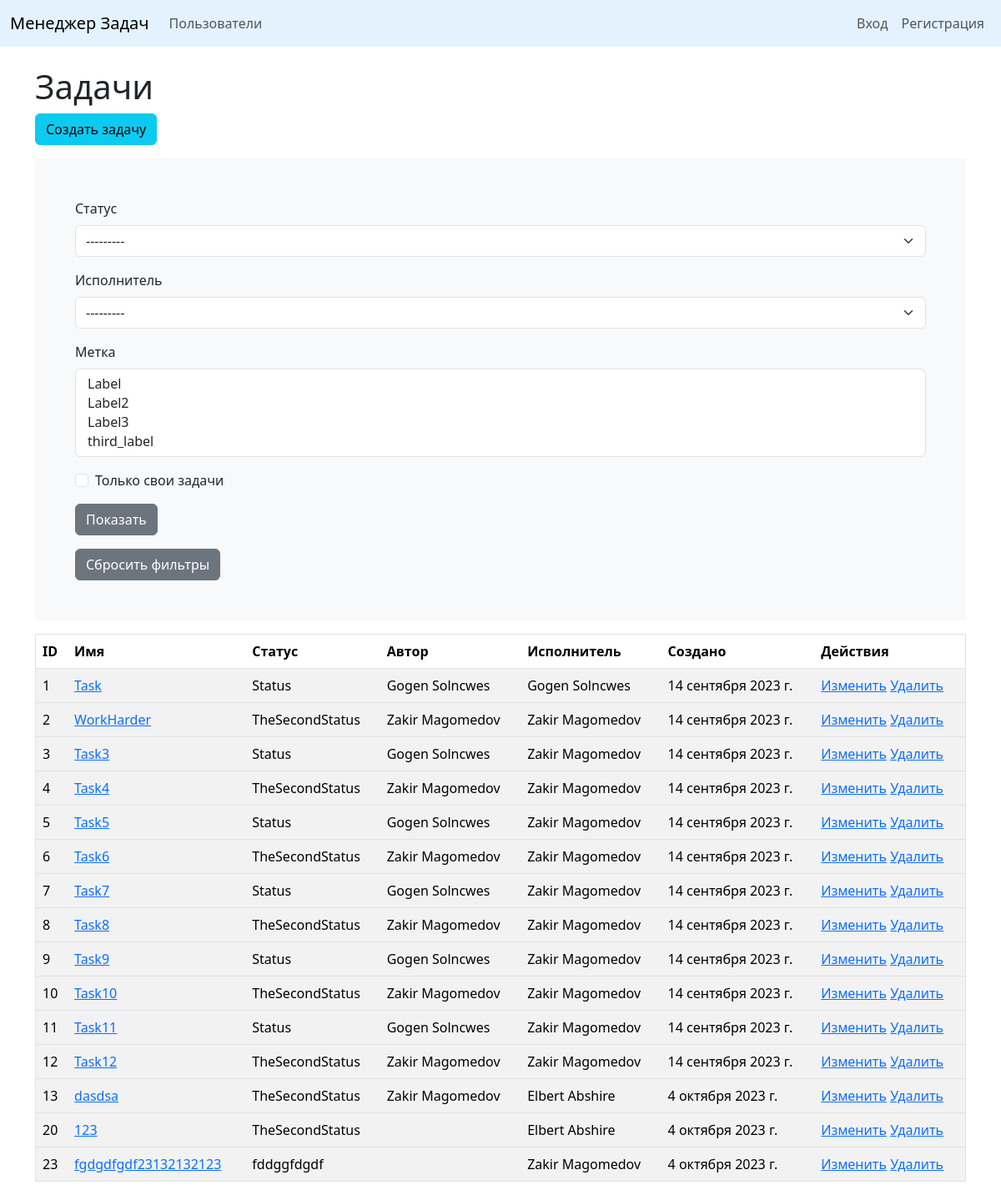
/tasks/, run on the app's committed database.
### task_manager/tasks/models.py (models this page shows, shortened)
class Task(models.Model):
    name = models.CharField(max_length=255,
                            unique=True,
                            verbose_name=_('Name'))
    description = models.TextField(verbose_name=_('Description'))
    status = models.ForeignKey(Status,
                               on_delete=models.PROTECT,
                               related_name='status',
                               verbose_name=_('Status'))
    labels = models.ManyToManyField(Label,
                                    blank=True,
                                    related_name='labels',
                                    verbose_name=_('Label'))
    creator = models.ForeignKey(User,
                                related_name='task_creator',
                                on_delete=models.PROTECT,
                                blank=False,
                                verbose_name=_('Creator'))
    executor = models.ForeignKey(User,
                                 related_name='task_executor',
                                 on_delete=models.PROTECT,
                                 verbose_name=_('Executor'))
    created_at = models.DateField(auto_now_add=True, verbose_name=_('Created at'))

### task_manager/statuses/models.py (models this page shows)
class Status(models.Model):
    name = models.CharField(max_length=255,
                            unique=True,
                            verbose_name=_('Name'))
    description = models.CharField(max_length=255,
                                   verbose_name=_('Description'))
    created_at = models.DateField(auto_now_add=True, verbose_name=_('Created at'))
    def __str__(self):
        return self.name

### task_manager/users/models.py (models this page shows)
class User(AbstractUser):
    def __str__(self):
        return f'{self.first_name} {self.last_name}'

### task_manager/tasks/views.py (the view)
# urls.py: path('', TasksListView.as_view(), name='tasks_list'),
class TasksListView(FilterView, LoginRequiredMixin):
    model = Task
    filterset_class = TaskFilter
    template_name = 'tasks/tasks.html'
    context_object_name = 'tasks'

### task_manager/labels/models.py (called while the page is built)
    def __str__(self):
        return self.name

### task_manager/templates/tasks/tasks.html
{% extends 'for_import/base.html' %}
{% load i18n %}
{% load django_bootstrap5 %}
{% block content %}
<div class="container mt-4">
    <h1>{% translate "Tasks" %}</h1>
    <a href="{% url 'create_task' %}"><button class="btn btn-info mb-3">{% translate "Add task" %}</button></a>
    <div class="contanter bg-light p-5 mb-3">
        <form method="get">
            {% bootstrap_form filter.form %}
        <input type="submit" class="btn btn-secondary" value='{% translate "Show" %}'/>
        </form>
        <a href="{% url 'tasks_list' %}"><button class="btn btn-secondary mt-3">{% translate "Reset filter" %}</button></a>
    </div>
    {% if tasks %}
    <table class="table table-striped border">
        <thead>
            <tr>
                <th>ID</th>
                <th>{% translate "Name" %}</th>
                <th>{% translate "Status" %}</th>
                <th>{% translate "Author" %}</th>
                <th>{% translate "Executor" %}</th>
                <th>{% translate "Created_at" %}</th>
                <th>{% translate "Operation" %}</th>
            </tr>
        </thead>
        {% for task in tasks %}
        <tbody>
        <tr>
            <td>{{ task.id }}</td>
            <td><a href="{% url 'detail_task' task.id %}">{{ task.name }}</a></td>
            <td>{{ task.status }}</td>
            <td>{{ task.creator }}</td>
            <td>{{ task.executor }}</td>
            <td>{{ task.created_at }}</td>
            <td>
                <a href="{% url 'update_task' task.id %}">{% translate "Edit" %}</a>
                <a href="{% url 'delete_task' task.id %}">{% translate "Delete" %}</a>
            </td>
        </tr>
        {% endfor %}
        </tbody>
    </table>
    {% else %}
        <h1>{% translate "No tasks" %}</h1>
    {% endif %}
</div>
{% endblock %}

### data on the page
Task: id "1", name "Task", status "Status", creator "Gogen Solncwes", executor "Gogen Solncwes", created_at "14 сентября 2023 г."
Task: id "2", name "WorkHarder", status "TheSecondStatus", creator "Zakir Magomedov", executor "Zakir Magomedov", created_at "14 сентября 2023 г."
Task: id "3", name "Task3", status "Status", creator "Gogen Solncwes", executor "Zakir Magomedov", created_at "14 сентября 2023 г."
Task: id "4", name "Task4", status "TheSecondStatus", creator "Zakir Magomedov", executor "Zakir Magomedov", created_at "14 сентября 2023 г."
Task: id "5", name "Task5", status "Status", creator "Gogen Solncwes", executor "Zakir Magomedov", created_at "14 сентября 2023 г."
Task: id "6", name "Task6", status "TheSecondStatus", creator "Zakir Magomedov", executor "Zakir Magomedov", created_at "14 сентября 2023 г."
Task: id "7", name "Task7", status "Status", creator "Gogen Solncwes", executor "Zakir Magomedov", created_at "14 сентября 2023 г."
Task: id "8", name "Task8", status "TheSecondStatus", creator "Zakir Magomedov", executor "Zakir Magomedov", created_at "14 сентября 2023 г."
Task: id "9", name "Task9", status "Status", creator "Gogen Solncwes", executor "Zakir Magomedov", created_at "14 сентября 2023 г."
Task: id "10", name "Task10", status "TheSecondStatus", creator "Zakir Magomedov", executor "Zakir Magomedov", created_at "14 сентября 2023 г."
Task: id "11", name "Task11", status "Status", creator "Gogen Solncwes", executor "Zakir Magomedov", created_at "14 сентября 2023 г."
Task: id "12", name "Task12", status "TheSecondStatus", creator "Zakir Magomedov", executor "Zakir Magomedov", created_at "14 сентября 2023 г."
Task: id "13", name "dasdsa", status "TheSecondStatus", creator "Zakir Magomedov", executor "Elbert Abshire", created_at "4 октября 2023 г."
Task: id "20", name "123", status "TheSecondStatus", executor "Elbert Abshire", created_at "4 октября 2023 г."
Task: id "23", name "fgdgdfgdf23132132123", status "fddggfdgdf", executor "Zakir Magomedov", created_at "4 октября 2023 г."
